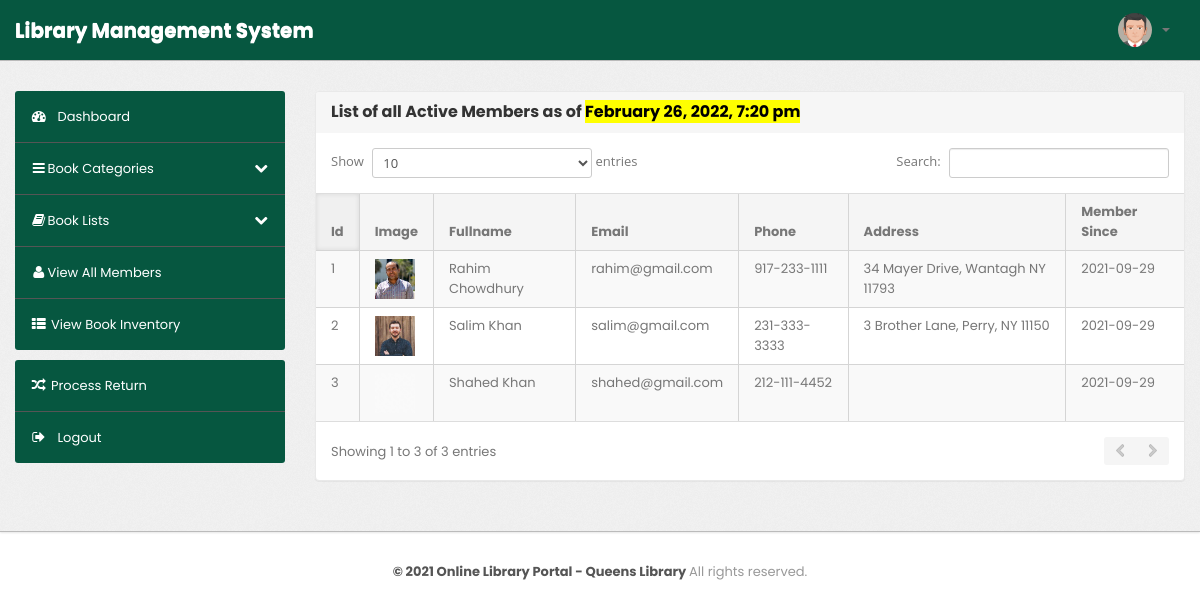
Screenshot of /admin/allmembers.php (signed in) with the database file from the repository.
### tables this page shows
CREATE TABLE `member` (
  `member_id` int(11) NOT NULL,
  `fullname` varchar(200) NOT NULL,
  `email` varchar(200) NOT NULL,
  `password` varchar(200) NOT NULL,
  `phone` varchar(15) NOT NULL,
  `address` varchar(200) DEFAULT NULL,
  `userole` int(1) NOT NULL,
  `status` varchar(30) NOT NULL,
  `join_date` date NOT NULL,
  `image` text DEFAULT NULL
);

### admin/allmembers.php (the view, shortened to what this page needs)
<?php
include 'inc/admin/header.php';
?>
<div class="wrapper">
 <div class="container">
  <div class="row">
   <div class="span3">
    <?php include 'inc/admin/sidebar.php'; ?>
   </div>
   <div class="span9">
    <div class="content">
     <div class="module">
      <div class="module-head">
       <?php $today = date("F j, Y, g:i a"); ?>
       <h3>List of all Active Members as of <mark><?php echo $today;?></mark>
       </h3>
      </div>
      <div class="module-body table">
       <table cellpadding="0" cellspacing="0" border="0" class="datatable-1 table table-bordered table-striped	 display"
        width="100%">
        <thead>
         <tr>
          <th>
           Id
          </th>
          <th>
           Image
          </th>
          <th>
           Fullname
          </th>
          <th>
           Email
          </th>
          <th>
           Phone
          </th>
          <th>
           Address
          </th>
          <th>
           Member Since
          </th>
         </tr>
        </thead>
        <tbody>
         <?php
        $query = "SELECT * FROM member where status=1 AND userole=1 order by join_date ASC";
           $allMembers = mysqli_query($dbc, $query);
           $i = 0;
          while ($row = mysqli_fetch_assoc($allMembers)) {
              $fullname     = $row['fullname'];
              $email     	  = $row['email'];
              $phone      	 = $row['phone'];
              $address       = $row['address'];
              $image	       = $row['image'];
              $join_date    = $row['join_date'];
              $i++; ?>
         <tr class="odd gradeX">
          <td>
           <?php echo $i; ?>
          </td>
          <td>
           <?php if(!empty($image)){ ?>
           <img src="../assets/img/member/<?php echo $image; ?>" alt="<?php echo $image;?>" class="img-fluid"
            width="40">
           <?php
            } else {
           ?>
           <img src="../assets/img/member/boxed-bg.png" class="img-fluid" width="40">
           <?php
           }
           ?>
          </td>
          <td>
           <?php echo $fullname; ?>
          </td>
          <td>
           <?php echo $email; ?>
          </td>
          <td>
           <?php echo $phone; ?>
          </td>
          <td>
           <?php echo $address; ?>
          </td>
          <td>
           <?php echo $join_date; ?>
          </td>
          <?php
          }?>
        </tbody>
       </table>
      </div>
     </div>
    </div>
   </div>
  </div>
 </div>
</div>
<?php
include 'inc/admin/footer.php';
?>

### admin/inc/admin/header.php (shortened to what this page needs)
<?php
include 'inc/db.php';
?>
<!DOCTYPE html>
<html lang="en">
<head>
 <head>
  <link type="text/css" href="./bootstrap/css/bootstrap.min.css" rel="stylesheet">
  <link type="text/css" href="./bootstrap/css/bootstrap-responsive.min.css" rel="stylesheet">
  <link type="text/css" href="./css/theme.css" rel="stylesheet">
  <link type="text/css" href="./images/icons/css/font-awesome.css" rel="stylesheet">
  <link href="https://cdnjs.cloudflare.com/ajax/libs/bootstrap-datepicker/1.3.0/css/datepicker.css" rel="stylesheet"
   type="text/css" />
  <link rel="stylesheet"
   href="https://cdn.jsdelivr.net/npm/@fortawesome/fontawesome-free@5.15.3/css/fontawesome.min.css"
>
 </head>
<body>
 <div class="navbar navbar-fixed-top">
  <div class="navbar-inner">
   <div class="container">
     <a class="brand" href="index.html">Library Management System </a>
    <div class="nav-collapse collapse navbar-inverse-collapse">
     <ul class="nav pull-right">
      <li class="nav-user dropdown">
       <a href="#" class="dropdown-toggle" data-toggle="dropdown">
        <?php
          $member_id=$_SESSION['member_id'];
          $query = "SELECT * FROM member where member_id='$member_id'";
          $readMember=mysqli_query($dbc,$query);
          while ($row=mysqli_fetch_array($readMember)) {
              $image=$row['image'];
          if(!empty($image)){ ?>
        <img src="../assets/img/member/<?php echo $image; ?>" class="nav-avatar" />
        <?php
          } else { ?>
        <img src="../assets/img/member/default.png" class="nav-avatar" />
        <?php
          }
        }
        ?> <b class="caret"></b>
       </a>
      </li>
     </ul>
    </div>
   </div>
  </div>
 </div>

### rows the page displays
member: image (picture), fullname "Rahim Chowdhury", email "rahim@gmail.com", phone "917-233-1111", address "34 Mayer Drive, Wantagh NY 11793", join_date "2021-09-29"
member: image (picture), fullname "Salim Khan", email "salim@gmail.com", phone "231-333-3333", address "3 Brother Lane, Perry, NY 11150", join_date "2021-09-29"
member: fullname "Shahed Khan", email "shahed@gmail.com", phone "212-111-4452", join_date "2021-09-29"

### other values shown
$today "February 26, 2022, 7:20 pm"
